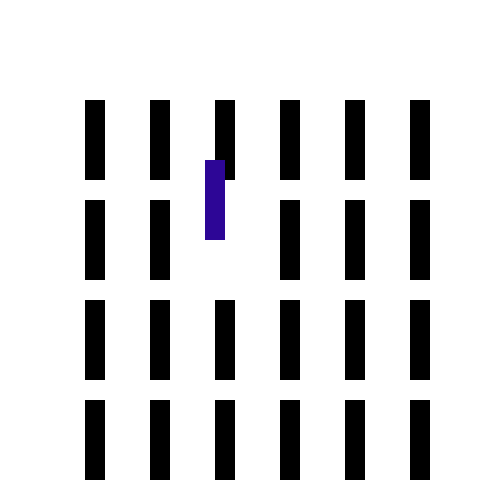
Frame 1 (no input)
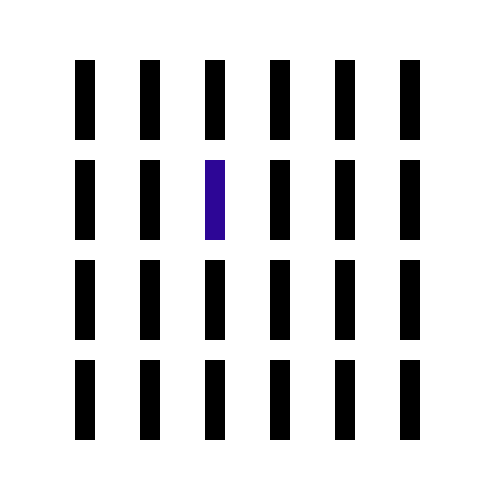
Frame 60 (the mouse pressed at the canvas centre just before this capture)
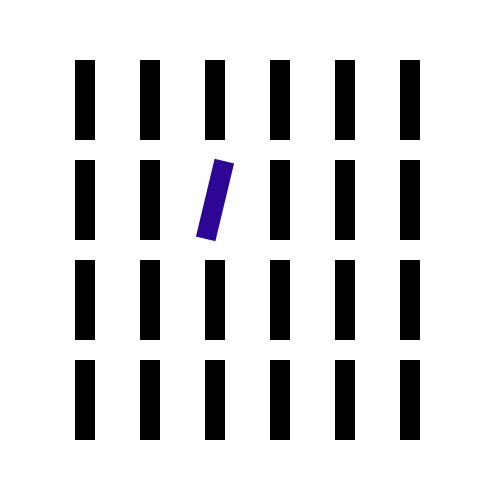
Frame 120 (the mouse held since frame 60 and released just before this capture)

The Processing sketch that drew these frames (run headless with seeded random() and noise(); from frame 60 on, the mouse is pressed at the canvas centre):

// Processing sketch: processing_119232
// ── processing_119232.pde

void setup()
{
  size(500, 500);
  background(255);
}

void draw()
{
  background(255);
  fill(0);
  noStroke();
  
  translate(35, 40);
  
  rect(50, 60, 20, 80); 
  rect(50, 160, 20, 80);
  rect(50, 260, 20, 80);
  rect(50, 360, 20, 80);
  
  rect(115, 60, 20, 80);
  rect(180, 60, 20, 80);
  rect(245, 60, 20, 80);
  rect(310, 60, 20, 80);
  rect(375, 60, 20, 80);
  
  rect(115, 160, 20, 80);
  rect(245, 160, 20, 80);
  rect(310, 160, 20, 80);
  rect(375, 160, 20, 80);
  
  rect(115, 260, 20, 80);
  rect(180, 260, 20, 80);
  rect(245, 260, 20, 80);
  rect(310, 260, 20, 80);
  rect(375, 260, 20, 80);
  
  rect(115, 360, 20, 80);
  rect(180, 360, 20, 80);
  rect(245, 360, 20, 80);
  rect(310, 360, 20, 80);
  rect(375, 360, 20, 80);
  
  float winkel = map(mouseY, 0, 5000, 0, 1.5*PI);
  fill(45, 6, 150);
  noStroke();
  translate(180, 160);
  rotate(winkel);
  rectMode(CENTER);
  rect(0, 0, 20, 80);

}
